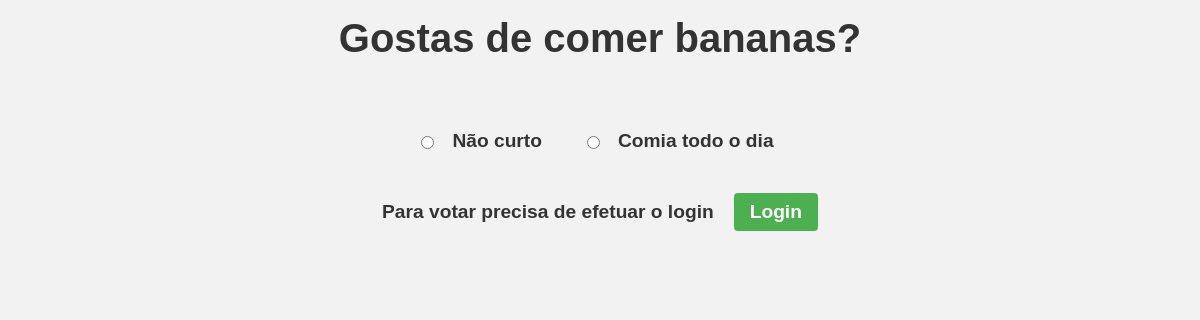
/votacao/3, run on the app's committed database.
### votacao/models.py (models this page shows, shortened)
class Questao(models.Model):
    questao_texto = models.CharField(max_length=200)
    pub_data = models.DateTimeField('data de publicacao')

class Opcao(models.Model):
    questao = models.ForeignKey(Questao, on_delete=models.CASCADE)
    opcao_texto = models.CharField(max_length=200)
    votos = models.IntegerField(default=0)

### votacao/views.py (the view)
# urls.py: path('<int:questao_id>', views.detalhe, name='detalhe'),
def detalhe(request, questao_id):
    questao = get_object_or_404(Questao, pk=questao_id)
    return render(request, 'votacao/detalhe.html', {'questao': questao})

### templates/votacao/detalhe.html (shortened to what this page needs)
<!DOCTYPE html>
<html>
<head>
</head>
<body>
	<h1>{{ questao.questao_texto }}</h1>
	<form action="{% url 'votacao:voto' questao.id %}" method="post">
		<div class="form_div">
		{% for opcao in questao.opcao_set.all %}
			<div class="form_sub_div">
				<input type="radio" name="opcao" id="opcao{{ forloop.counter }}" value="{{ opcao.id }}" />
				<label for="opcao{{ forloop.counter }}">{{ opcao.opcao_texto }}</label>
				<br />
			</div>
		{% endfor %}
		</div>
		{% if user.is_authenticated %}
			<input type="submit" value="Voto" />
		{% else %}
		<div class="login_div">
			<p><strong>Para votar precisa de efetuar o login</strong></p>
			<a href="{% url 'votacao:login' %}"><button type="button" class="center">Login</button></a>
		</div>
		{% endif %}
	</form>
</body>
</html>

### templates/votacao/detalhe.html (style rules this page uses)
body { font-family: Arial, sans-serif; background-color: #f2f2f2; color: #333; margin: 0; padding: 0; display: flex; flex-direction: column; align-items: center; }
h1 { font-size: 2.5rem; margin: 1rem 0; }
.form_div { display: flex; flex-direction: row; align-items: center; margin-top: 50px; font-size: 24px; gap: 30px; text-align: center; }
.form_sub_div { display: flex; flex-direction: row; align-items: center; gap: 10px; }
form { display: flex; flex-direction: column; align-items: center; }
label { display: block; text-align: center; font-size: 1.2rem; font-weight: bold; }
input[type="radio"] { margin-right: 0.5rem; }
button { margin-top: 1.5rem; background-color: #4CAF50; color: white; border: none; padding: 0.5rem 1rem; border-radius: 4px; cursor: pointer; font-size: 1.2rem; font-weight: bold; transition: background-color 0.2s ease-in-out; }
p { font-size: 1.2rem; margin: 1rem 0; }
.login_div { display: flex; flex-direction: row; align-items: center; gap: 20px; margin-top: 30px; }
button.center { margin: 0; }

### data on the page
Questao: questao_texto "Gostas de comer bananas?"
Opcao: opcao_texto "Não curto"
Opcao: opcao_texto "Comia todo o dia"
